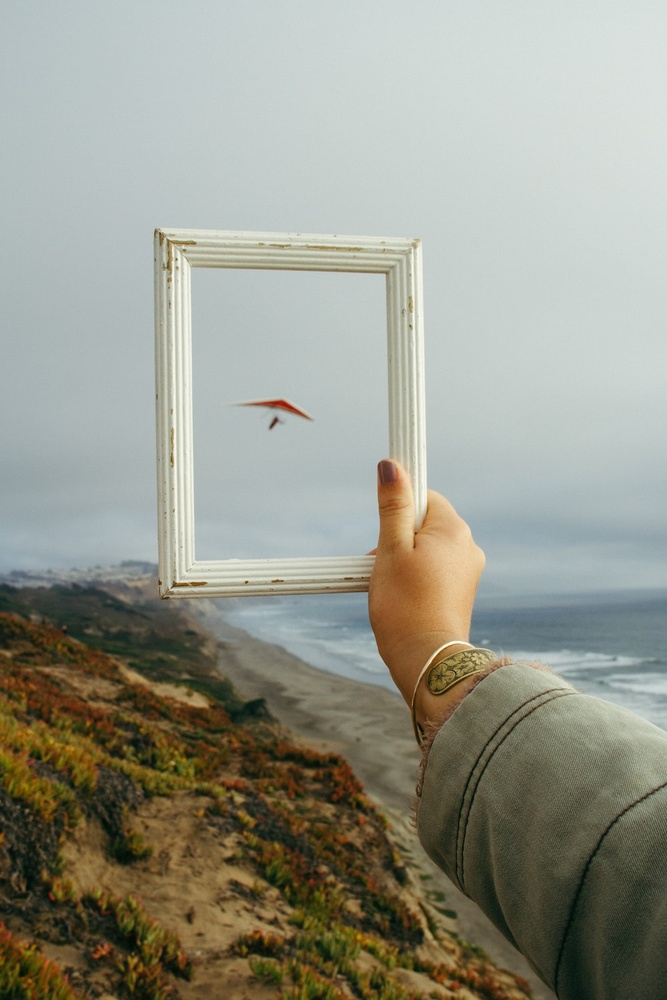
#> input picture Lab/lab05/image_demo.jpg, 667 x 1000 px, shrunk from 1000 x 1500 before the run
$ python 'src_01 copy.py'
#> lines starting #> are read from the running program, lines starting #| are printed output that depends on the picture
import cv2

import numpy as np

image_path = "image_demo.jpg"
gray_image = cv2.imread(image_path, cv2.IMREAD_GRAYSCALE)
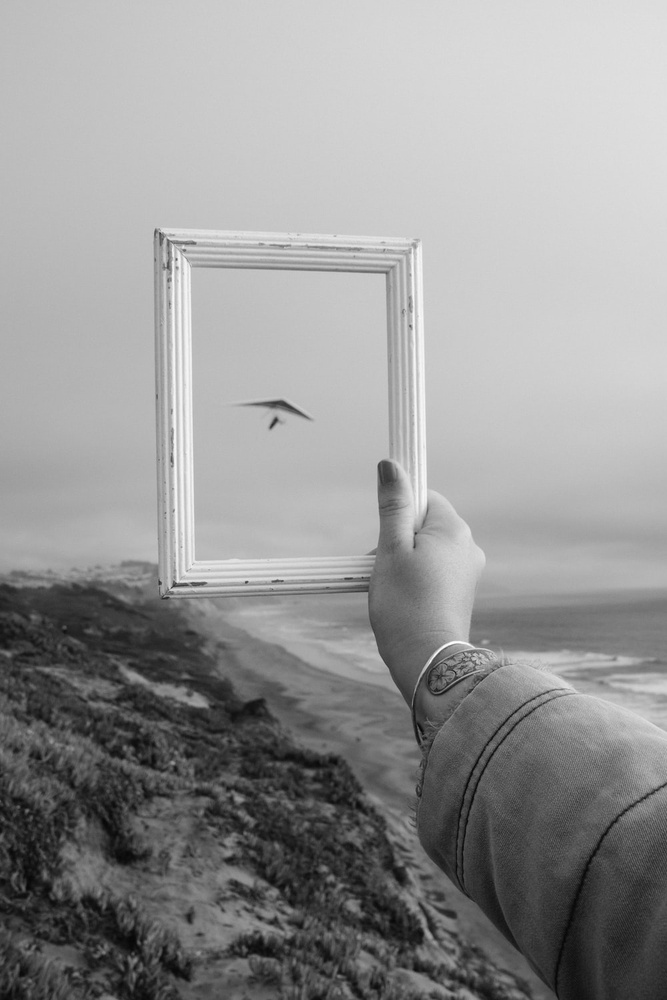
#> gray_image: shape (1000, 667); min 4, max 255, mean 149.3
noise_image = np.zeros(gray_image.shape[:2])
cv2.randu(noise_image, 0, 255)
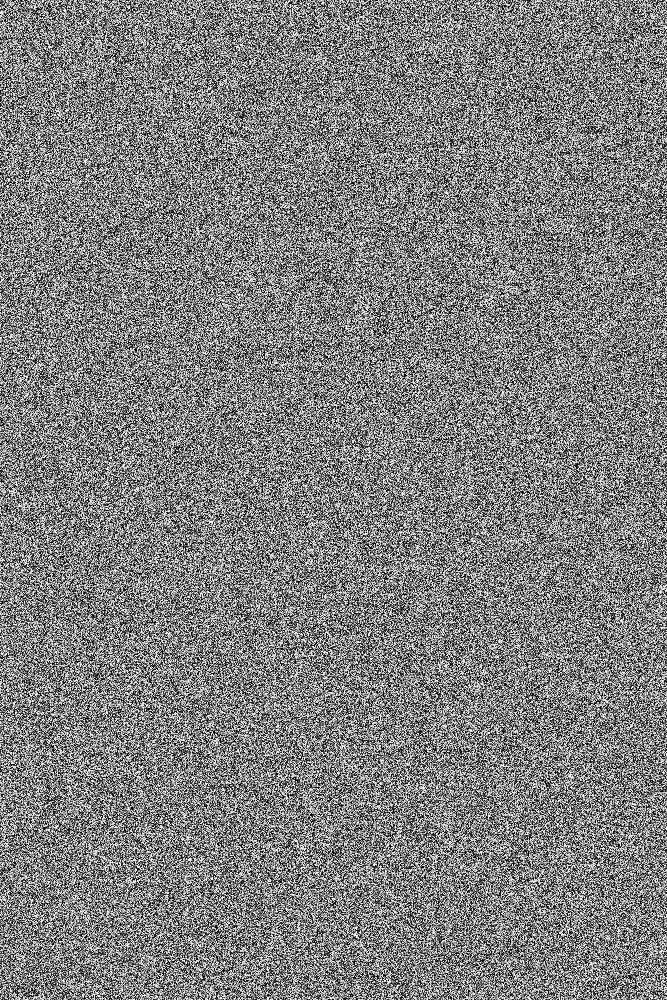
#> noise_image: shape (1000, 667) float64; min 0.000679, max 255, mean 127.6

noise_image = np.array(noise_image, dtype=np.uint8)
noise_gray = cv2.add(
    gray_image,
    np.array(noise_image * 0.2, dtype=np.uint8),
)
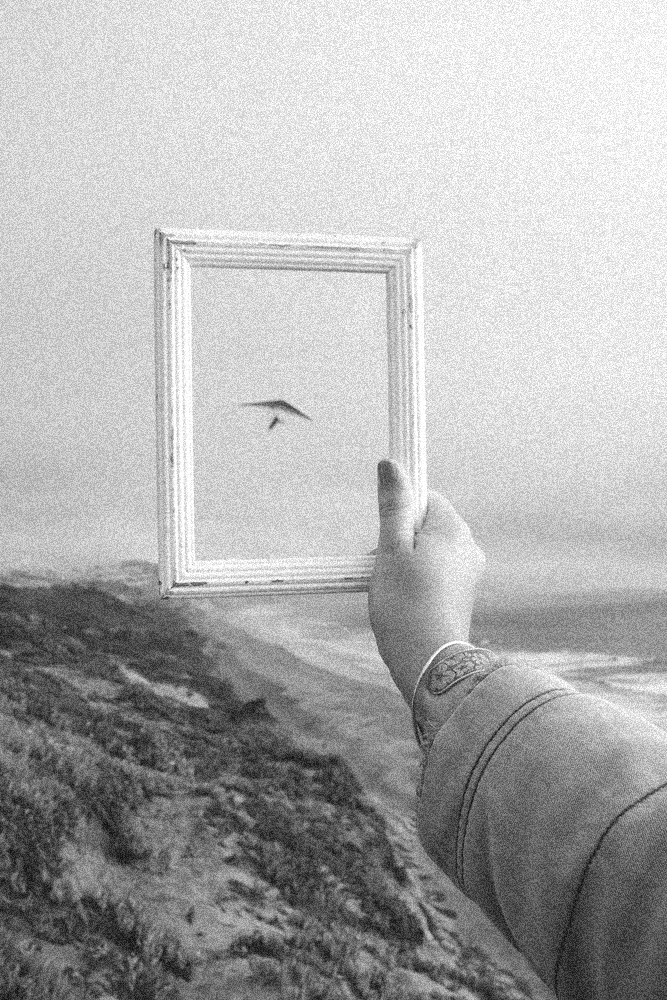
#> noise_gray: shape (1000, 667); min 8, max 255, mean 174.1

cv2.imshow("noise_gray", noise_gray)
cv2.imshow("noise_image", noise_image)
cv2.waitKey(0)
cv2.destroyAllWindows()
